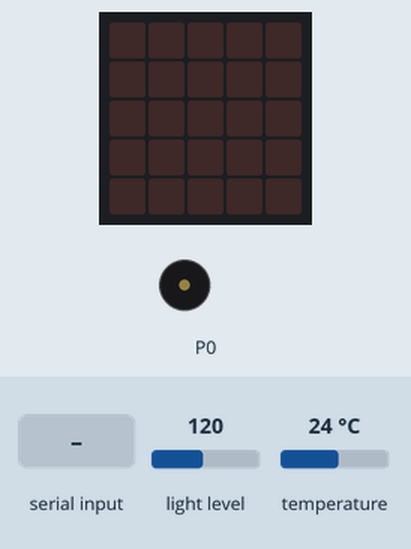
This program was run on a simulated BBC micro:bit running MicroPython. Parts: the board's 5×5 LED display, buzzer (waves = sounding). Inputs (shaded band) come from the test bench; at power-on: light level 120, temperature 24 °C. What the program prints to the serial console is not drawn.

Above: at 1.2 s.
1.3 s: "2" typed at the serial console
At 2.05 s:
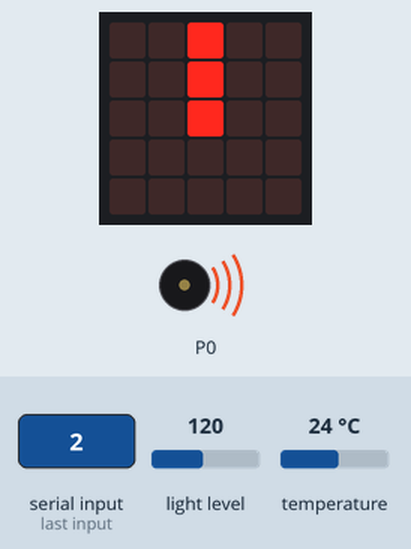
4.8 s: "1" typed at the serial console
At 6.4 s:
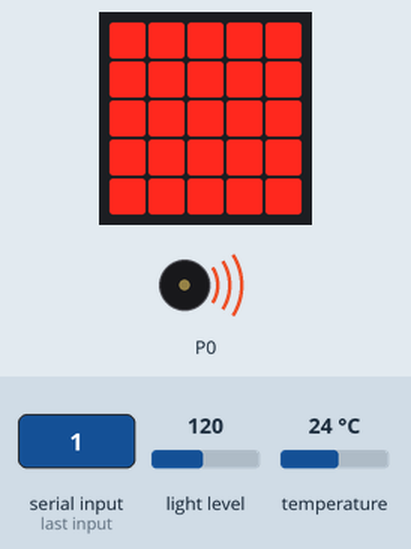
8.3 s: "0" typed at the serial console
At 10.8 s:
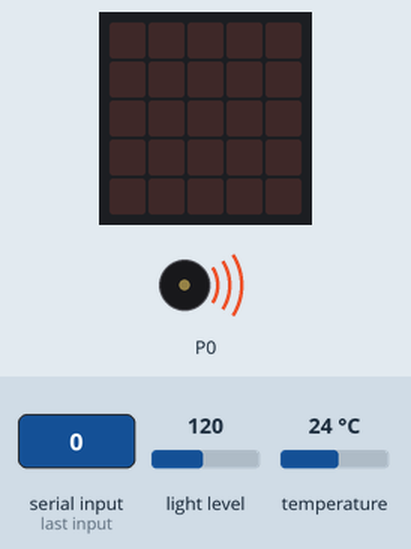
14.5 s: "3" typed at the serial console
At 16.7 s:
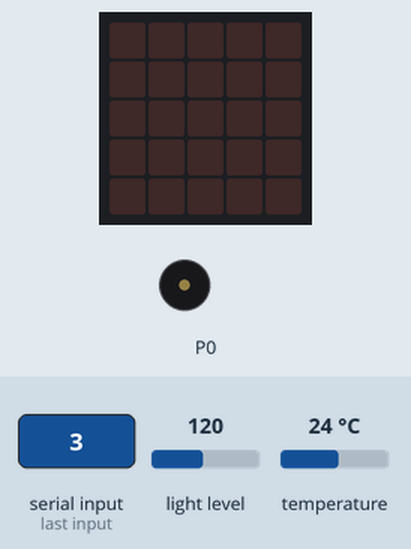
Timing chart, 0 to 18.2 s (numbered marks = the images above; inputs shaded):
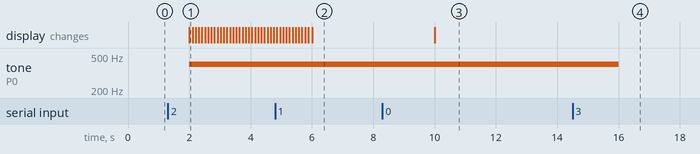

Measured:
- after the input at 1.3 s, tone on P0: silent → 400 Hz after 0.70 s; the display: changes after 0.70 s (image 1)
- after the input at 4.8 s, the display: first differs from a run without the input after 1.2 s (image 2)
- after the input at 8.3 s, the display: changes after 1.7 s (image 3)
- after the input at 14.5 s, tone on P0: 400 Hz → silent after 1.5 s

The program:

microbit.py
```python
# Add your Python code here. E.g.
from microbit import *
import music


on = Image("99999:"
            "99999:"
             "99999:"
             "99999:"
             "99999")

onMidLight = Image("55555:"
                "55555:"
                "55555:"
                "55555:"
                "55555")


off = Image("00000:"
             "00000:"
             "00000:"
             "00000:"
             "00000")

uart.init()


while True:
    if uart.any():
        msg = uart.read()
        msg_str = msg.decode("utf-8")

        if len(msg_str) == 1:
            if msg_str == "1":
                if display.read_light_level() < 127:
                    display.show(on)
                elif display.read_light_level() > 127:
                    display.show(onMidLight)

            elif msg_str == "0":
                display.show(off)

            elif msg_str == "2":
                music.pitch(400, duration=-1, pin=pin0, wait=False)
                display.show(Image.ALL_CLOCKS, loop=True, delay=100,wait = False)
            elif msg_str == "3":
                music.stop()
                display.show(off)

    uart.write(str(temperature())+" "+str(display.read_light_level()))
    sleep(2000)

    if temperature() > 65:
        print("Temperature exceeds normal parameters breaking loop")
        display.scroll("Temperature exceeds normal parameters breaking loop")
        break
```
